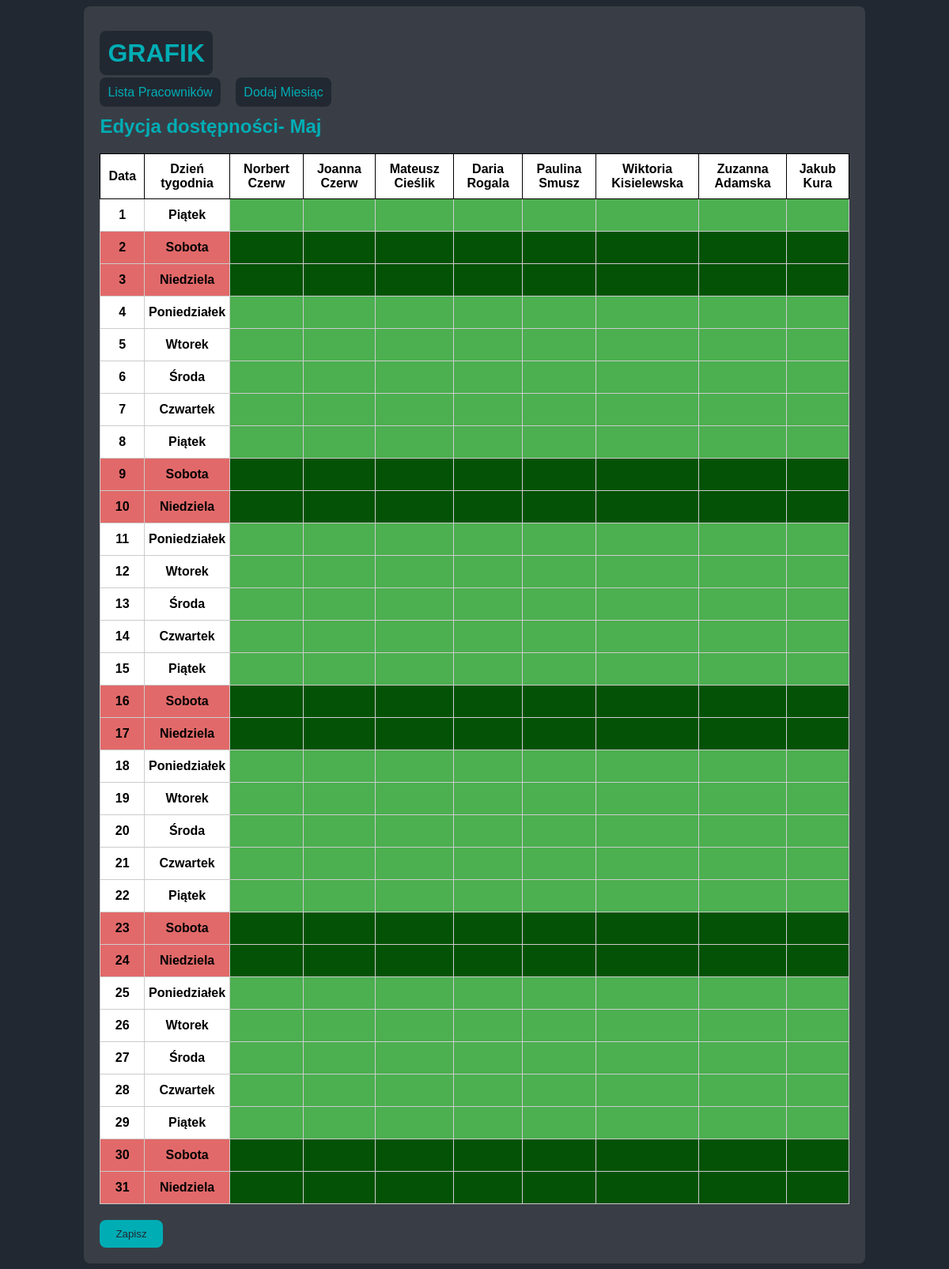
Page /month/1/availability on the committed database.
### tables this page shows
CREATE TABLE months (
    id INTEGER PRIMARY KEY AUTOINCREMENT,
    name TEXT NOT NULL,
    length INTEGER NOT NULL,
    weekday_start TEXT NOT NULL,
    year INTEGER NOT NULL
);

CREATE TABLE employees(
id INTEGER PRIMARY KEY AUTOINCREMENT,
name TEXT NOT NULL,
surname TEXT NOT NULL,
positions TEXT not null,
active INTEGER NOT NULL DEFAULT 1 CHECK (active IN (0, 1)),
created_at TEXT NOT NULL DEFAULT (datetime('now'))
);

CREATE TABLE calendar (
    id INTEGER PRIMARY KEY AUTOINCREMENT,
    month_id INTEGER NOT NULL,
    day_index INTEGER NOT NULL,
    weekday TEXT NOT NULL,
    available INTEGER DEFAULT 0 CHECK (available IN (0, 1)),
    FOREIGN KEY (month_id) REFERENCES months (id)
);

### app.py (the view)
@app.route("/month/<int:month_id>/availability", methods=["GET", "POST"])
def month_availability(month_id):
    db = get_db()
    month_calendar = db.execute("SELECT * FROM calendar WHERE month_id = ?", (month_id,)).fetchone()
    month = db.execute("SELECT * FROM months WHERE id = ?", (month_id,)).fetchone()
    if month is None:
        flash("Nie znaleziono miesiąca o podanym ID.", "danger")
        return redirect(url_for("add_month"))
    calendar = db.execute("SELECT * FROM calendar WHERE month_id = ? ORDER BY day_index", (month_id,)).fetchall()
    employees = db.execute("SELECT id, active, name, surname FROM employees").fetchall()
    return render_template("month_availability.html", month_info=month, calendar=calendar, employees=employees)

### app.py (called while the page is built)
def get_db():
    if "db" not in g:
        conn = sqlite3.connect(DATABASE)
        conn.row_factory = sqlite3.Row
        conn.execute("PRAGMA foreign_keys = ON;")
        g.db = conn
    return g.db

### templates/month_availability.html (shortened to what this page needs)
{% extends "index.html" %}
    {% block content %}
    <h2>Edycja dostępności- {{ month_info['name'] }}</h2>
    <form method="post" action="{{ url_for('month_availability', month_id=month_info['id']) }}">
        <table class="toggle-table">
            <tr>
                <th>Data</th>
                <th>Dzień tygodnia</th>
                {% for employee in employees %}
                    {% if employee['active'] == 1 %}
                        <th>{{ employee['name'] }} {{ employee['surname'] }}</th>
                    {% endif %}
                {% endfor %}
            </tr>
            {% for day in calendar %}
                <tr {{ 'class=weekend' if day['weekday'] in ['Sobota', 'Niedziela'] else '' }}>
                    <td>{{ day['day_index'] }}</td>
                    <td>{{ day['weekday'] }}</td>
                    {% for employee in employees %}
                        {% if employee['active'] == 1 %}
                            <td class="checktd">
                                <label class="cell-label">
                                    <span class="cell-content"></span>
                                </label>
                            </td>
                        {% endif %}
                    {% endfor %}
                </tr>
            {% endfor %}
        </table>
        <button type="submit" class="submit-table">Zapisz</button>
    {% endblock %}

### static/CSS/style.css (style rules this page uses)
:root { --body_color: #222831; --main_color: #393E46; --text_color: #00ADB5; }
body { background-color: var(--body_color, value); color: var(--text_color, value); font-family: Arial, sans-serif; }
table { width: 100%; border-collapse: collapse; margin-top: 20px; background-color: white; color: black; font-weight: bold; }
th, td { border: 1px solid #000000; padding: 10px; text-align: center; }
tr.weekend { background-color: #e26969; }
.toggle-table { border-collapse: collapse; }
.toggle-table td { border: 1px solid #ccc; padding: 0; }
.cell-label { display: block; cursor: pointer; margin: 0; }
.cell-content { display: block; padding: 20px 30px; background-color: #f9f9f9; color: #333; text-align: center; transition: background-color 0.2s ease, color 0.2s ease; }
.cell-label input[type="checkbox"]:checked ~ .cell-content { background-color: #4CAF50; color: white; }
.weekend .cell-label input[type="checkbox"]:checked ~ .cell-content { background-color: #045206; color: white; }
.submit-table { margin-top: 20px; }
button { background-color: var(--text_color); color: var(--body_color); border: none; padding: 10px 20px; border-radius: 8px; cursor: pointer; }

### rows in the picture
months: name "Maj"
employees: name "Norbert", surname "Czerw"
employees: name "Joanna", surname "Czerw"
employees: name "Mateusz", surname "Cieślik"
employees: name "Daria", surname "Rogala"
employees: name "Paulina", surname "Smusz"
employees: name "Wiktoria", surname "Kisielewska"
employees: name "Zuzanna", surname "Adamska"
employees: name "Jakub", surname "Kura"
calendar: day_index "1", weekday "Piątek"
calendar: day_index "2", weekday "Sobota"
calendar: day_index "3", weekday "Niedziela"
calendar: day_index "4", weekday "Poniedziałek"
calendar: day_index "5", weekday "Wtorek"
calendar: day_index "6", weekday "Środa"
calendar: day_index "7", weekday "Czwartek"
calendar: day_index "8", weekday "Piątek"
calendar: day_index "9", weekday "Sobota"
calendar: day_index "10", weekday "Niedziela"
calendar: day_index "11", weekday "Poniedziałek"
calendar: day_index "12", weekday "Wtorek"
calendar: day_index "13", weekday "Środa"
calendar: day_index "14", weekday "Czwartek"
calendar: day_index "15", weekday "Piątek"
calendar: day_index "16", weekday "Sobota"
calendar: day_index "17", weekday "Niedziela"
calendar: day_index "18", weekday "Poniedziałek"
calendar: day_index "19", weekday "Wtorek"
calendar: day_index "20", weekday "Środa"
calendar: day_index "21", weekday "Czwartek"
calendar: day_index "22", weekday "Piątek"
calendar: day_index "23", weekday "Sobota"
calendar: day_index "24", weekday "Niedziela"
calendar: day_index "25", weekday "Poniedziałek"
calendar: day_index "26", weekday "Wtorek"
calendar: day_index "27", weekday "Środa"
calendar: day_index "28", weekday "Czwartek"
calendar: day_index "29", weekday "Piątek"
calendar: day_index "30", weekday "Sobota"
calendar: day_index "31", weekday "Niedziela"
